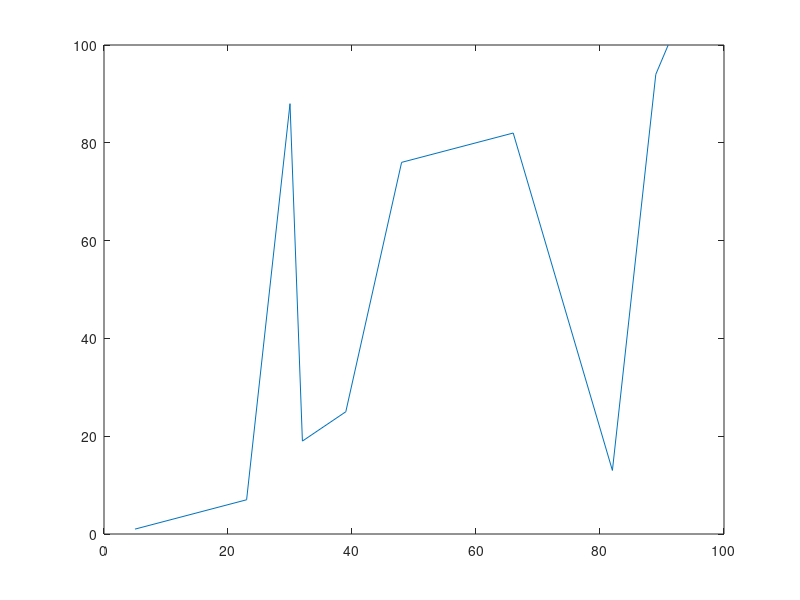

Write the MATLAB code that produced this figure. (Note: this script raises an error after producing the figure.)
load Modellparameter.mat
%% Aufgabe 3.0

% a)
M = magic(10);

% b)
plot(sort(M(7,:)), M(:,3))

% c)
t = 0:2e-3:10;
u = heaviside(t-1);

% d)
simin.time = t;
simin.signals.values = u;
%% Aufgabe 3.1

display(R);